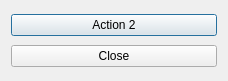
<?xml version="1.0" encoding="UTF-8"?>
<ui version="4.0">
 <class>SingletonAnotherDialog</class>
 <widget class="QDialog" name="SingletonAnotherDialog">
  <property name="geometry">
   <rect>
    <x>0</x>
    <y>0</y>
    <width>228</width>
    <height>81</height>
   </rect>
  </property>
  <property name="windowTitle">
   <string>Dialog</string>
  </property>
  <layout class="QVBoxLayout" name="verticalLayout">
   <item>
    <widget class="QPushButton" name="btnAction2">
     <property name="text">
      <string>Action 2</string>
     </property>
    </widget>
   </item>
   <item>
    <widget class="QPushButton" name="btnClose">
     <property name="text">
      <string>Close</string>
     </property>
    </widget>
   </item>
  </layout>
 </widget>
 <resources/>
 <connections>
  <connection>
   <sender>btnClose</sender>
   <signal>clicked()</signal>
   <receiver>SingletonAnotherDialog</receiver>
   <slot>reject()</slot>
   <hints>
    <hint type="sourcelabel">
     <x>58</x>
     <y>45</y>
    </hint>
    <hint type="destinationlabel">
     <x>53</x>
     <y>43</y>
    </hint>
   </hints>
  </connection>
 </connections>
</ui>
